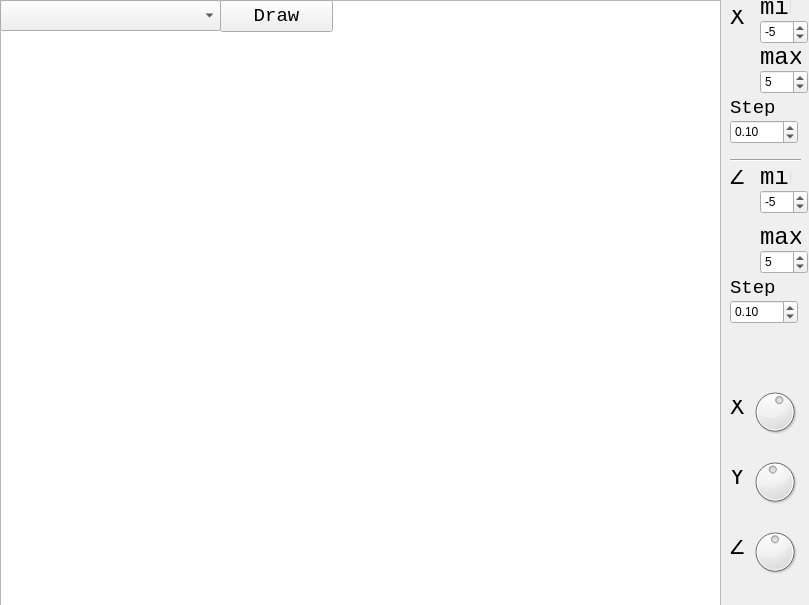
<?xml version="1.0" encoding="UTF-8"?>
<ui version="4.0">
 <class>MainWindow</class>
 <widget class="QMainWindow" name="MainWindow">
  <property name="geometry">
   <rect>
    <x>0</x>
    <y>0</y>
    <width>809</width>
    <height>605</height>
   </rect>
  </property>
  <property name="windowTitle">
   <string>Алгоритм плавающего горизонта</string>
  </property>
  <widget class="QWidget" name="centralwidget">
   <widget class="QGraphicsView" name="view">
    <property name="geometry">
     <rect>
      <x>0</x>
      <y>0</y>
      <width>721</width>
      <height>611</height>
     </rect>
    </property>
   </widget>
   <widget class="QSpinBox" name="z_max">
    <property name="geometry">
     <rect>
      <x>760</x>
      <y>250</y>
      <width>48</width>
      <height>24</height>
     </rect>
    </property>
    <property name="minimum">
     <number>-601</number>
    </property>
    <property name="maximum">
     <number>601</number>
    </property>
    <property name="value">
     <number>5</number>
    </property>
   </widget>
   <widget class="QSpinBox" name="x_min">
    <property name="geometry">
     <rect>
      <x>760</x>
      <y>20</y>
      <width>48</width>
      <height>24</height>
     </rect>
    </property>
    <property name="minimum">
     <number>-711</number>
    </property>
    <property name="maximum">
     <number>711</number>
    </property>
    <property name="value">
     <number>-5</number>
    </property>
   </widget>
   <widget class="QLabel" name="label">
    <property name="geometry">
     <rect>
      <x>730</x>
      <y>10</y>
      <width>16</width>
      <height>16</height>
     </rect>
    </property>
    <property name="font">
     <font>
      <family>Courier New</family>
      <pointsize>18</pointsize>
     </font>
    </property>
    <property name="text">
     <string>X</string>
    </property>
   </widget>
   <widget class="QLabel" name="label_2">
    <property name="geometry">
     <rect>
      <x>730</x>
      <y>170</y>
      <width>16</width>
      <height>16</height>
     </rect>
    </property>
    <property name="font">
     <font>
      <family>Courier New</family>
      <pointsize>18</pointsize>
     </font>
    </property>
    <property name="text">
     <string>Z</string>
    </property>
   </widget>
   <widget class="QLabel" name="label_3">
    <property name="geometry">
     <rect>
      <x>730</x>
      <y>100</y>
      <width>81</width>
      <height>16</height>
     </rect>
    </property>
    <property name="font">
     <font>
      <family>Courier New</family>
      <pointsize>14</pointsize>
     </font>
    </property>
    <property name="text">
     <string>Step</string>
    </property>
   </widget>
   <widget class="QLabel" name="label_4">
    <property name="geometry">
     <rect>
      <x>730</x>
      <y>280</y>
      <width>71</width>
      <height>16</height>
     </rect>
    </property>
    <property name="font">
     <font>
      <family>Courier New</family>
      <pointsize>14</pointsize>
     </font>
    </property>
    <property name="text">
     <string>Step</string>
    </property>
   </widget>
   <widget class="QDial" name="dial_x">
    <property name="geometry">
     <rect>
      <x>750</x>
      <y>380</y>
      <width>50</width>
      <height>64</height>
     </rect>
    </property>
    <property name="minimum">
     <number>-180</number>
    </property>
    <property name="maximum">
     <number>180</number>
    </property>
    <property name="value">
     <number>20</number>
    </property>
    <property name="wrapping">
     <bool>true</bool>
    </property>
   </widget>
   <widget class="QDial" name="dial_y">
    <property name="geometry">
     <rect>
      <x>750</x>
      <y>450</y>
      <width>50</width>
      <height>64</height>
     </rect>
    </property>
    <property name="minimum">
     <number>-180</number>
    </property>
    <property name="maximum">
     <number>180</number>
    </property>
    <property name="value">
     <number>-10</number>
    </property>
    <property name="wrapping">
     <bool>true</bool>
    </property>
   </widget>
   <widget class="QDial" name="dial_z">
    <property name="geometry">
     <rect>
      <x>750</x>
      <y>520</y>
      <width>50</width>
      <height>64</height>
     </rect>
    </property>
    <property name="minimum">
     <number>-45</number>
    </property>
    <property name="maximum">
     <number>45</number>
    </property>
    <property name="value">
     <number>0</number>
    </property>
    <property name="wrapping">
     <bool>true</bool>
    </property>
   </widget>
   <widget class="QLabel" name="label_5">
    <property name="geometry">
     <rect>
      <x>730</x>
      <y>400</y>
      <width>16</width>
      <height>16</height>
     </rect>
    </property>
    <property name="font">
     <font>
      <family>Courier New</family>
      <pointsize>18</pointsize>
     </font>
    </property>
    <property name="text">
     <string>X</string>
    </property>
   </widget>
   <widget class="QLabel" name="label_6">
    <property name="geometry">
     <rect>
      <x>730</x>
      <y>470</y>
      <width>16</width>
      <height>16</height>
     </rect>
    </property>
    <property name="font">
     <font>
      <family>Courier New</family>
      <pointsize>18</pointsize>
     </font>
    </property>
    <property name="text">
     <string>Y</string>
    </property>
   </widget>
   <widget class="QLabel" name="label_7">
    <property name="geometry">
     <rect>
      <x>730</x>
      <y>540</y>
      <width>16</width>
      <height>16</height>
     </rect>
    </property>
    <property name="font">
     <font>
      <family>Courier New</family>
      <pointsize>18</pointsize>
     </font>
    </property>
    <property name="text">
     <string>Z</string>
    </property>
   </widget>
   <widget class="QSpinBox" name="x_max">
    <property name="geometry">
     <rect>
      <x>760</x>
      <y>70</y>
      <width>48</width>
      <height>24</height>
     </rect>
    </property>
    <property name="minimum">
     <number>-711</number>
    </property>
    <property name="maximum">
     <number>711</number>
    </property>
    <property name="value">
     <number>5</number>
    </property>
   </widget>
   <widget class="QLabel" name="label_8">
    <property name="geometry">
     <rect>
      <x>760</x>
      <y>50</y>
      <width>41</width>
      <height>16</height>
     </rect>
    </property>
    <property name="font">
     <font>
      <family>Courier New</family>
      <pointsize>18</pointsize>
     </font>
    </property>
    <property name="text">
     <string>max</string>
    </property>
   </widget>
   <widget class="QLabel" name="label_9">
    <property name="geometry">
     <rect>
      <x>760</x>
      <y>0</y>
      <width>31</width>
      <height>16</height>
     </rect>
    </property>
    <property name="font">
     <font>
      <family>Courier New</family>
      <pointsize>18</pointsize>
     </font>
    </property>
    <property name="text">
     <string>min</string>
    </property>
   </widget>
   <widget class="Line" name="line">
    <property name="geometry">
     <rect>
      <x>730</x>
      <y>150</y>
      <width>71</width>
      <height>20</height>
     </rect>
    </property>
    <property name="orientation">
     <enum>Qt::Horizontal</enum>
    </property>
   </widget>
   <widget class="QLabel" name="label_10">
    <property name="geometry">
     <rect>
      <x>760</x>
      <y>230</y>
      <width>41</width>
      <height>16</height>
     </rect>
    </property>
    <property name="font">
     <font>
      <family>Courier New</family>
      <pointsize>18</pointsize>
     </font>
    </property>
    <property name="text">
     <string>max</string>
    </property>
   </widget>
   <widget class="QSpinBox" name="z_min">
    <property name="geometry">
     <rect>
      <x>760</x>
      <y>190</y>
      <width>48</width>
      <height>24</height>
     </rect>
    </property>
    <property name="minimum">
     <number>-601</number>
    </property>
    <property name="maximum">
     <number>601</number>
    </property>
    <property name="value">
     <number>-5</number>
    </property>
   </widget>
   <widget class="QLabel" name="label_11">
    <property name="geometry">
     <rect>
      <x>760</x>
      <y>170</y>
      <width>31</width>
      <height>16</height>
     </rect>
    </property>
    <property name="font">
     <font>
      <family>Courier New</family>
      <pointsize>18</pointsize>
     </font>
    </property>
    <property name="text">
     <string>min</string>
    </property>
   </widget>
   <widget class="QPushButton" name="draw">
    <property name="geometry">
     <rect>
      <x>220</x>
      <y>0</y>
      <width>113</width>
      <height>32</height>
     </rect>
    </property>
    <property name="font">
     <font>
      <family>Courier New</family>
      <pointsize>14</pointsize>
     </font>
    </property>
    <property name="text">
     <string>Draw</string>
    </property>
   </widget>
   <widget class="QDoubleSpinBox" name="dx">
    <property name="geometry">
     <rect>
      <x>730</x>
      <y>120</y>
      <width>68</width>
      <height>24</height>
     </rect>
    </property>
    <property name="singleStep">
     <double>0.100000000000000</double>
    </property>
    <property name="value">
     <double>0.100000000000000</double>
    </property>
   </widget>
   <widget class="QDoubleSpinBox" name="dz">
    <property name="geometry">
     <rect>
      <x>730</x>
      <y>300</y>
      <width>68</width>
      <height>24</height>
     </rect>
    </property>
    <property name="singleStep">
     <double>0.100000000000000</double>
    </property>
    <property name="value">
     <double>0.100000000000000</double>
    </property>
   </widget>
   <widget class="QComboBox" name="funcs">
    <property name="geometry">
     <rect>
      <x>0</x>
      <y>0</y>
      <width>221</width>
      <height>31</height>
     </rect>
    </property>
   </widget>
  </widget>
 </widget>
 <resources/>
 <connections/>
</ui>
